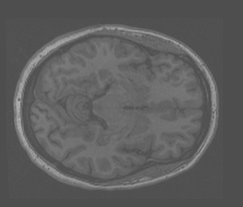
%> input picture MIAP_HW1/mri_low_contrast.png, 243 x 207 px
$ octave MIAP_CHW1_Q8.m   (GNU Octave 9; MATLAB toolbox functions it lacks are replaced by stand-ins)
%> lines starting %> are read from the running program, lines starting %| are printed output that depends on the picture; in (x1, y1, x2, y2) boxes, pixels count from 0 and x2, y2 are one past the last pixel; in counts of white or black regions, pixels touching at a corner belong together; the program's own positions count from 1
close all
clear

% Define the structuring element (square mask)
se_square = strel('square', 30); % Change the size as needed

% Define the structuring element (disk mask)
se_disk = strel('disk', 15); % Change the radius as needed

% Read the input image (replace 'input_image.png' with your image)
original_image = rgb2gray(imread('mri_low_contrast.png'));
%> original_image: size 207x243 uint8; min 76, max 179, mean 93.7

input_image = original_image > 100;
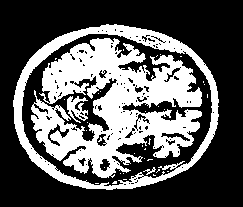
%> input_image: size 207x243 logical; 35.8% white; 36 white regions (32 under 20 px), largest, box (x1, y1, x2, y2) and area: (31, 38, 202, 178) 12793, (13, 24, 219, 190) 4786, (67, 96, 88, 123) 298, (143, 167, 156, 175) 35

% Apply top-hat transform using square mask
tophat_square = input_image - imopen(input_image, se_square);

% Apply bottom-hat transform using square mask
bottomhat_square = imclose(input_image, se_square) - input_image;
%> bottomhat_square: size 207x243 double; values 0 (black) and 1 (white), 18.4% white; 128 white regions (115 under 20 px), largest, box (x1, y1, x2, y2) and area: (22, 34, 212, 186) 8191, (48, 124, 69, 146) 132, (161, 133, 190, 141) 94

% Apply top-hat transform using disk mask
tophat_disk = input_image - imopen(input_image, se_disk);

% Apply bottom-hat transform using disk mask
bottomhat_disk = imclose(input_image, se_disk) - input_image;

image = im2double(original_image);
% Display the results (you can customize this part)
figure;
subplot(2, 2, 1); imshow(tophat_square); title('Top-Hat (Square Mask)');
subplot(2, 2, 2); imshow(tophat_disk); title('Top-Hat (Disk Mask)');
subplot(2, 2, 3); imshow(bottomhat_square); title('Bottom-Hat (Square Mask)');
subplot(2, 2, 4); imshow(bottomhat_disk); title('Bottom-Hat (Disk Mask)');
saveas(gcf, 'tophat.png')

figure
subplot(2, 2, 1); imshow(image.*tophat_square); title('Top-Hat Transform (Square Mask)');
%> after `imshow(image.*tophat_square)`:
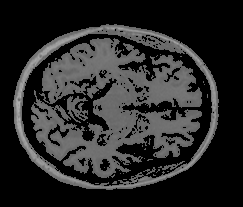
%> displayed picture: size 207x243, on the screen's scale of 0 to 255; min 0, max 179, mean 40.1
subplot(2, 2, 2); imshow(image.*tophat_disk); title('Top-Hat Transform (Disk Mask)');
subplot(2, 2, 3); imshow(image.*bottomhat_square); title('Bottom-Hat Transform (Square Mask)');
%> after `imshow(image.*bottomhat_square)`:
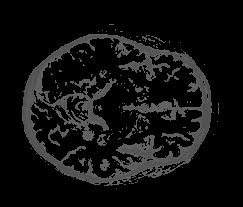
%> displayed picture: size 207x243, on the screen's scale of 0 to 255; min 0, max 100, mean 17
subplot(2, 2, 4); imshow(image.*bottomhat_disk); title('Bottom-Hat Transform (Disk Mask)');
saveas(gcf, 'tophat transform.png')

a1 = 1;
a2 = 1;

% Define the structuring element (square mask)
se_square = strel('square', 3); % Change the size as needed

% Define the structuring element (disk mask)
se_disk = strel('disk', 2); % Change the radius as needed

image_enhanced_square = image + a1*image.*imopen(input_image, se_square) -a2* image.*(1-imclose(input_image, se_square));
image_enhanced_square = image_enhanced_square / max(image_enhanced_square(:));
image_enhanced_disk = image + a1*image.*imopen(input_image, se_disk) - a2*image.*(1-imclose(input_image, se_disk));
image_enhanced_disk = image_enhanced_disk / max(image_enhanced_disk(:));


CIRs_disk = [];
CIRs_square = [];

% Define the structuring element (square mask)
se_square = strel('square', 2); % Change the size as needed

% Define the structuring element (disk mask)
se_disk = strel('disk', 2); % Change the radius as needed

se = strel('square', 2);

for i=1:6
%> this loop made 6 passes; what is shown inside it comes from the first
    image_enhanced_square = image + a1*image.*imopen(input_image, se_square) -a2* image.*(1-imclose(input_image, se_square));
    image_enhanced_square = image_enhanced_square / max(image_enhanced_square(:));
    image_enhanced_disk = image + a1*image.*imopen(input_image, se_disk) - a2*image.*(1-imclose(input_image, se_disk));
    image_enhanced_disk = image_enhanced_disk / max(image_enhanced_disk(:));

    CIRs_square = [CIRs_square calculate_CIR(image, image_enhanced_square)];
    CIRs_disk = [CIRs_disk calculate_CIR(image, image_enhanced_disk)];

    figure
    subplot(1, 3, 1);
    imshow(original_image)
    title('original image')
    subplot(1, 3, 2);
    imshow(image_enhanced_square)
    title('square')
    subplot(1, 3, 3);
    imshow(image_enhanced_disk)
    title('disk')

    sgtitle("size = " + num2str(i))
    saveas(gcf, "size = " + num2str(i) + ".png")

    se_square = strel('square', i);
    se_disk = strel('disk', i);

end

disp(['Contrast Improvement Ratio (CIR) within ROI square: ', num2str(CIRs_square)]);
disp(['Contrast Improvement Ratio (CIR) within ROI disk: ', num2str(CIRs_disk)]);


function CIR = calculate_CIR(unenhanced_image, enhanced_image)
    % Define window sizes
    windowSize3 = 3;
    windowSize7 = 7;

    % Create kernels for convolution
    kernel3 = ones(windowSize3) / windowSize3^2;
    kernel7 = ones(windowSize7) / windowSize7^2;

    % Compute C1 for unenhanced image
    p = conv2(double(unenhanced_image), kernel3, 'same');
    a = conv2(double(unenhanced_image), kernel7, 'same');
    C = abs(p - a) ./ abs(p + a);

    % Compute Cbar for enhanced image
    p = conv2(double(enhanced_image), kernel3, 'same');
    a = conv2(double(enhanced_image), kernel7, 'same');
    C_hat = abs(p - a) ./ max(abs(p + a),  0.001);

    % Calculate CIR within a region of interest (ROI)
    numerator = (C - C_hat).^2;
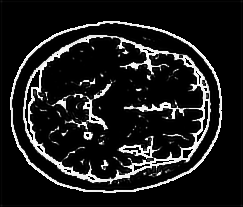
%> numerator: size 207x243 double; min 0, max 1, mean 0.114
    denominator = C.^2;
    CIR = sum(numerator(30:190, 20:220), "all") / sum(denominator(30:190, 20:220), "all");
%> CIR = 450.6
%> in calculate_CIR (call 2), `p = conv2(double(enhanced_image), kernel3, 'same');`:
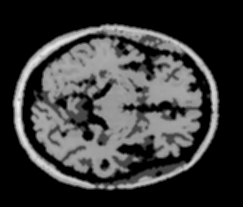
%> p: size 207x243 double; min 0, max 0.96, mean 0.229
%> in calculate_CIR (call 2), `a = conv2(double(enhanced_image), kernel7, 'same');`:
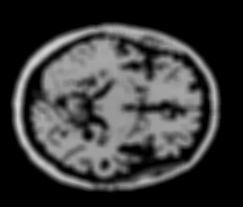
%> a: size 207x243 double; min 0, max 0.841, mean 0.229
%> in calculate_CIR (call 2), `numerator = (C - C_hat).^2;`:
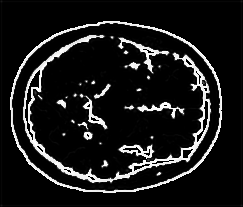
%> numerator: size 207x243 double; min 0, max 1, mean 0.102
%> in calculate_CIR (call 2), `CIR = sum(numerator(30:190, 20:220), "all") / sum(denominator(30:190, ..`: CIR = 398.2
%| Contrast Improvement Ratio (CIR) within ROI square: 450.65      443.0808        450.65      434.5508      398.1873      363.3839
%| Contrast Improvement Ratio (CIR) within ROI disk: 398.2231      443.2497      398.2231      383.1222      319.2054      229.2551
end
